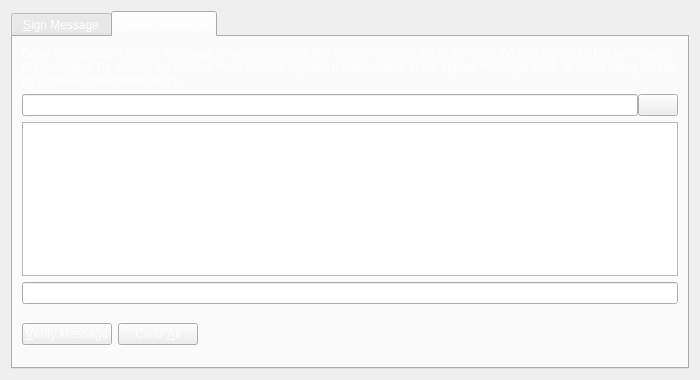
<?xml version="1.0" encoding="UTF-8"?>
<ui version="4.0">
 <class>SignVerifyMessageDialog</class>
 <widget class="QDialog" name="SignVerifyMessageDialog">
  <property name="geometry">
   <rect>
    <x>0</x>
    <y>0</y>
    <width>700</width>
    <height>380</height>
   </rect>
  </property>
  <property name="windowTitle">
   <string>Signatures - Sign / Verify a Message</string>
  </property>
  <property name="styleSheet">
   <string notr="true">background-image: url(:/images/bkg2);
color: rgb(255, 255, 255);</string>
  </property>
  <property name="modal">
   <bool>true</bool>
  </property>
  <layout class="QVBoxLayout" name="verticalLayout">
   <item>
    <widget class="QTabWidget" name="tabWidget">
     <property name="currentIndex">
      <number>1</number>
     </property>
     <widget class="QWidget" name="tabSignMessage">
      <attribute name="title">
       <string>&amp;Sign Message</string>
      </attribute>
      <layout class="QVBoxLayout" name="verticalLayout_SM">
       <item>
        <widget class="QLabel" name="infoLabel_SM">
         <property name="text">
          <string>You can sign messages with your addresses to prove you own them. Be careful not to sign anything vague, as phishing attacks may try to trick you into signing your identity over to them. Only sign fully-detailed statements you agree to.</string>
         </property>
         <property name="textFormat">
          <enum>Qt::PlainText</enum>
         </property>
         <property name="wordWrap">
          <bool>true</bool>
         </property>
        </widget>
       </item>
       <item>
        <layout class="QHBoxLayout" name="horizontalLayout_1_SM">
         <property name="spacing">
          <number>0</number>
         </property>
         <item>
          <widget class="QValidatedLineEdit" name="addressIn_SM">
           <property name="toolTip">
            <string>The address to sign the message with (e.g. 2JhbfkAFvXqYkreSgJfrRLS9DepUcxbQci)</string>
           </property>
           <property name="maxLength">
            <number>34</number>
           </property>
          </widget>
         </item>
         <item>
          <widget class="QPushButton" name="addressBookButton_SM">
           <property name="toolTip">
            <string>Choose an address from the address book</string>
           </property>
           <property name="text">
            <string/>
           </property>
           <property name="icon">
            <iconset resource="../bitcoin.qrc">
             <normaloff>:/icons/address-book</normaloff>:/icons/address-book</iconset>
           </property>
           <property name="shortcut">
            <string>Alt+A</string>
           </property>
           <property name="autoDefault">
            <bool>false</bool>
           </property>
          </widget>
         </item>
         <item>
          <widget class="QPushButton" name="pasteButton_SM">
           <property name="toolTip">
            <string>Paste address from clipboard</string>
           </property>
           <property name="text">
            <string/>
           </property>
           <property name="icon">
            <iconset resource="../bitcoin.qrc">
             <normaloff>:/icons/editpaste</normaloff>:/icons/editpaste</iconset>
           </property>
           <property name="shortcut">
            <string>Alt+P</string>
           </property>
           <property name="autoDefault">
            <bool>false</bool>
           </property>
          </widget>
         </item>
        </layout>
       </item>
       <item>
        <widget class="QPlainTextEdit" name="messageIn_SM">
         <property name="toolTip">
          <string>Enter the message you want to sign here</string>
         </property>
        </widget>
       </item>
       <item>
        <layout class="QHBoxLayout" name="horizontalLayout_2_SM">
         <property name="spacing">
          <number>0</number>
         </property>
         <item>
          <widget class="QLineEdit" name="signatureOut_SM">
           <property name="font">
            <font>
             <italic>true</italic>
            </font>
           </property>
           <property name="readOnly">
            <bool>true</bool>
           </property>
          </widget>
         </item>
         <item>
          <widget class="QPushButton" name="copySignatureButton_SM">
           <property name="toolTip">
            <string>Copy the current signature to the system clipboard</string>
           </property>
           <property name="text">
            <string/>
           </property>
           <property name="icon">
            <iconset resource="../bitcoin.qrc">
             <normaloff>:/icons/editcopy</normaloff>:/icons/editcopy</iconset>
           </property>
           <property name="autoDefault">
            <bool>false</bool>
           </property>
          </widget>
         </item>
        </layout>
       </item>
       <item>
        <layout class="QHBoxLayout" name="horizontalLayout_3_SM">
         <item>
          <widget class="QPushButton" name="signMessageButton_SM">
           <property name="toolTip">
            <string>Sign the message to prove you own this QuantumVort address</string>
           </property>
           <property name="text">
            <string>&amp;Sign Message</string>
           </property>
           <property name="icon">
            <iconset resource="../bitcoin.qrc">
             <normaloff>:/icons/edit</normaloff>:/icons/edit</iconset>
           </property>
           <property name="autoDefault">
            <bool>false</bool>
           </property>
          </widget>
         </item>
         <item>
          <widget class="QPushButton" name="clearButton_SM">
           <property name="toolTip">
            <string>Reset all sign message fields</string>
           </property>
           <property name="text">
            <string>Clear &amp;All</string>
           </property>
           <property name="icon">
            <iconset resource="../bitcoin.qrc">
             <normaloff>:/icons/remove</normaloff>:/icons/remove</iconset>
           </property>
           <property name="autoDefault">
            <bool>false</bool>
           </property>
          </widget>
         </item>
         <item>
          <spacer name="horizontalSpacer_1_SM">
           <property name="orientation">
            <enum>Qt::Horizontal</enum>
           </property>
           <property name="sizeHint" stdset="0">
            <size>
             <width>40</width>
             <height>48</height>
            </size>
           </property>
          </spacer>
         </item>
         <item>
          <widget class="QLabel" name="statusLabel_SM">
           <property name="font">
            <font>
             <weight>75</weight>
             <bold>true</bold>
            </font>
           </property>
           <property name="text">
            <string/>
           </property>
           <property name="wordWrap">
            <bool>true</bool>
           </property>
          </widget>
         </item>
         <item>
          <spacer name="horizontalSpacer_2_SM">
           <property name="orientation">
            <enum>Qt::Horizontal</enum>
           </property>
           <property name="sizeHint" stdset="0">
            <size>
             <width>40</width>
             <height>48</height>
            </size>
           </property>
          </spacer>
         </item>
        </layout>
       </item>
      </layout>
     </widget>
     <widget class="QWidget" name="tabVerifyMessage">
      <attribute name="title">
       <string>&amp;Verify Message</string>
      </attribute>
      <layout class="QVBoxLayout" name="verticalLayout_VM">
       <item>
        <widget class="QLabel" name="infoLabel_VM">
         <property name="text">
          <string>Enter the signing address, message (ensure you copy line breaks, spaces, tabs, etc. exactly) and signature below to verify the message. Be careful not to read more into the signature than what is in the signed message itself, to avoid being tricked by a man-in-the-middle attack.</string>
         </property>
         <property name="textFormat">
          <enum>Qt::PlainText</enum>
         </property>
         <property name="alignment">
          <set>Qt::AlignLeading|Qt::AlignLeft|Qt::AlignTop</set>
         </property>
         <property name="wordWrap">
          <bool>true</bool>
         </property>
        </widget>
       </item>
       <item>
        <layout class="QHBoxLayout" name="horizontalLayout_1_VM">
         <property name="spacing">
          <number>0</number>
         </property>
         <item>
          <widget class="QValidatedLineEdit" name="addressIn_VM">
           <property name="toolTip">
            <string>The address the message was signed with (e.g. 2JhbfkAFvXqYkreSgJfrRLS9DepUcxbQci)</string>
           </property>
           <property name="maxLength">
            <number>34</number>
           </property>
          </widget>
         </item>
         <item>
          <widget class="QPushButton" name="addressBookButton_VM">
           <property name="toolTip">
            <string>Choose an address from the address book</string>
           </property>
           <property name="text">
            <string/>
           </property>
           <property name="icon">
            <iconset resource="../bitcoin.qrc">
             <normaloff>:/icons/address-book</normaloff>:/icons/address-book</iconset>
           </property>
           <property name="shortcut">
            <string>Alt+A</string>
           </property>
           <property name="autoDefault">
            <bool>false</bool>
           </property>
          </widget>
         </item>
        </layout>
       </item>
       <item>
        <widget class="QPlainTextEdit" name="messageIn_VM"/>
       </item>
       <item>
        <widget class="QValidatedLineEdit" name="signatureIn_VM"/>
       </item>
       <item>
        <layout class="QHBoxLayout" name="horizontalLayout_2_VM">
         <item>
          <widget class="QPushButton" name="verifyMessageButton_VM">
           <property name="toolTip">
            <string>Verify the message to ensure it was signed with the specified QuantumVort address</string>
           </property>
           <property name="text">
            <string>&amp;Verify Message</string>
           </property>
           <property name="icon">
            <iconset resource="../bitcoin.qrc">
             <normaloff>:/icons/transaction_0</normaloff>:/icons/transaction_0</iconset>
           </property>
           <property name="autoDefault">
            <bool>false</bool>
           </property>
          </widget>
         </item>
         <item>
          <widget class="QPushButton" name="clearButton_VM">
           <property name="toolTip">
            <string>Reset all verify message fields</string>
           </property>
           <property name="text">
            <string>Clear &amp;All</string>
           </property>
           <property name="icon">
            <iconset resource="../bitcoin.qrc">
             <normaloff>:/icons/remove</normaloff>:/icons/remove</iconset>
           </property>
           <property name="autoDefault">
            <bool>false</bool>
           </property>
          </widget>
         </item>
         <item>
          <spacer name="horizontalSpacer_1_VM">
           <property name="orientation">
            <enum>Qt::Horizontal</enum>
           </property>
           <property name="sizeHint" stdset="0">
            <size>
             <width>40</width>
             <height>48</height>
            </size>
           </property>
          </spacer>
         </item>
         <item>
          <widget class="QLabel" name="statusLabel_VM">
           <property name="font">
            <font>
             <weight>75</weight>
             <bold>true</bold>
            </font>
           </property>
           <property name="text">
            <string/>
           </property>
           <property name="wordWrap">
            <bool>true</bool>
           </property>
          </widget>
         </item>
         <item>
          <spacer name="horizontalSpacer_2_VM">
           <property name="orientation">
            <enum>Qt::Horizontal</enum>
           </property>
           <property name="sizeHint" stdset="0">
            <size>
             <width>40</width>
             <height>48</height>
            </size>
           </property>
          </spacer>
         </item>
        </layout>
       </item>
      </layout>
     </widget>
    </widget>
   </item>
  </layout>
 </widget>
 <customwidgets>
  <customwidget>
   <class>QValidatedLineEdit</class>
   <extends>QLineEdit</extends>
   <header>qvalidatedlineedit.h</header>
  </customwidget>
 </customwidgets>
 <resources>
  <include location="../bitcoin.qrc"/>
 </resources>
 <connections/>
</ui>
